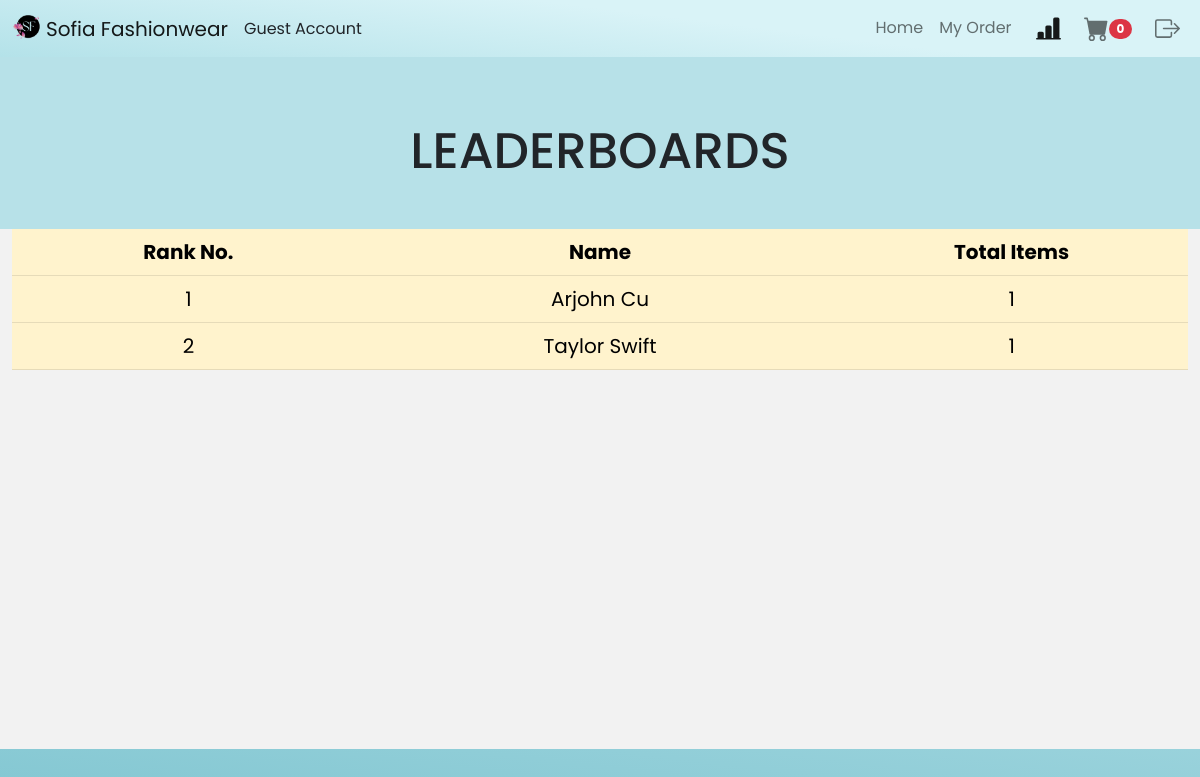
The page /leaderboard.php on the database its author committed.
### tables this page shows
CREATE TABLE `user_table` (
  `ID` int(11) NOT NULL,
  `name` varchar(70) NOT NULL,
  `address` varchar(150) NOT NULL,
  `phoneno` text NOT NULL,
  `email_add` varchar(100) NOT NULL,
  `username` varchar(150) NOT NULL,
  `password` varchar(150) NOT NULL
);

### leaderboard.php (the view, shortened to what this page needs)
<?php
	require('./config.php');
  $userquery = "";
  $query = "SELECT count(cart_id) as userCart FROM cart WHERE `user_id` = '$userquery'";
  $sql = mysqli_query($sqlcon,$query);
  $row = mysqli_fetch_array($sql, MYSQLI_ASSOC);
  $cartCount = 0;
  if($row > 0){
    $cartCount = $row['userCart'];
  }
  else{
    $cartCount = 0;
  }
?>
<!DOCTYPE html>
<html>
<head>
<link rel="stylesheet" type="text/css" href="order.css">
</head>
<body>
<nav class="navbar navbar-expand-lg  navbar-light bg-light">
<div class="container-fluid">
    <a class="navbar-brand" href="index.php">
    <img src="sofiaimages/sofia.png" alt="" style="height: 3vh;" class="d-inline-block align-text-top">
    Sofia Fashionwear</a>
    <?php
      if(isset($_COOKIE['username'])){
        echo 'Welcome, '.$_COOKIE['username'];
      }
      else if(isset($_SESSION['username'])){
        echo 'Welcome, '.$_SESSION['username'];
      }
      else{
        echo "Guest Account";
      }
    ?>
    <div class="collapse navbar-collapse" id="navbarNav">
    <ul class="navbar-nav ms-auto mb-2 mb-lg-0">
        <li class="nav-item">
        <a class="nav-link" href="order.php">Home</a>
        </li>
        <li class="nav-item">
        <a class="nav-link" aria-current="page" href="myorder.php">My Order</a>
        </li>
        <ul class="navbar-nav mb-2 mb-lg-0">
        <div class="input-group">
        <li class="nav-item" title = "Leaderboards of active users">
          <a
            class="nav-link mx-2 me-2 active"
            href="leaderboard.php"
            role="button"
            >
            <svg xmlns="http://www.w3.org/2000/svg" width="25" height="25" fill="currentColor" class="bi bi-bar-chart-line-fill" viewBox="0 0 16 16">
              <path d="M11 2a1 1 0 0 1 1-1h2a1 1 0 0 1 1 1v12h.5a.5.5 0 0 1 0 1H.5a.5.5 0 0 1 0-1H1v-3a1 1 0 0 1 1-1h2a1 1 0 0 1 1 1v3h1V7a1 1 0 0 1 1-1h2a1 1 0 0 1 1 1v7h1V2z"/>
            </svg>
          </a>
        </li>
          <li class="nav-item" title = "Cart">
          <a
            class="nav-link me-2"
            href="mycart.php"
            role="button"
            >
            <svg xmlns="http://www.w3.org/2000/svg" width="25" height="25" fill="currentColor" class="bi bi-cart-fill" viewBox="0 0 16 16">
              <path d="M0 1.5A.5.5 0 0 1 .5 1H2a.5.5 0 0 1 .485.379L2.89 3H14.5a.5.5 0 0 1 .491.592l-1.5 8A.5.5 0 0 1 13 12H4a.5.5 0 0 1-.491-.408L2.01 3.607 1.61 2H.5a.5.5 0 0 1-.5-.5zM5 12a2 2 0 1 0 0 4 2 2 0 0 0 0-4zm7 0a2 2 0 1 0 0 4 2 2 0 0 0 0-4zm-7 1a1 1 0 1 1 0 2 1 1 0 0 1 0-2zm7 0a1 1 0 1 1 0 2 1 1 0 0 1 0-2z"/>
              <span class="badge rounded-pill badge-notification bg-danger"><?php echo $cartCount ?></span>
            </svg>
          </a>
          </li>
          <li class="nav-item" title = "Logout">
          <a
            class="nav-link"
            href="logout.php"
            role="button"
            >
          </a>
          </li>
        </ul>
    </div>
    </div>
</nav>
<div class="container-fluid mt-5"><center>
    <div class="row">
        <div class="col-12">
            <h1 style="font-size: 50px" class="mt-3 mb-5">LEADERBOARDS</h1>
        </div>
        <div class="col-12 overflow-auto" style="height: 65vh; background-color: #f2f2f2;">
        <div class="col-12">
            <table class="table table-warning">
                <th style="width: 30vh;">Rank No.</th>
                <th style="width: 40vh;">Name</th>
                <th style="width: 30vh;">Total Items</th>
                <?php
                    $query = "SELECT user_table.`ID` AS 'ID', user_table.`name` AS 'name', SUM(order_data.`qty`) AS 'total' FROM user_table INNER JOIN order_data ON user_table.`ID` = order_data.`customer_id` WHERE order_data.`order_status` = 'DELIVERED' AND order_data.`qty` >= 1 GROUP BY user_table.`name` ORDER BY SUM(order_data.`qty`) DESC LIMIT 20;";
                    $sql = mysqli_query($sqlcon,$query);
                    $counter = 0;
                    while ($row = mysqli_fetch_array($sql, MYSQLI_ASSOC)) {
                    $name = $row['name']; $total = $row['total']; $id = $row['ID']; $counter++;
                ?>
                <tr <?php
                if($userquery == $id){
                echo "class='table-danger'";}?>>
                <td><?php echo $counter?></td>
                <td><?php echo $name?></td>
                <td><?php echo $total?></td>
                <?php
                    }
                ?>
            </table>
        </div>
                </div>
    </div>
    </center>
</div>
</body>
</html>

### order.css (style rules this page uses)
* { font-family: 'Poppins', sans-serif; }
body { justify-content: center; align-items: center; min-height: 100vh; background: rgb(131,199,210); background: linear-gradient(7deg, rgba(131,199,210,1) 0%, rgba(183,225,232,1) 49%); overflow-x: hidden; }
* { margin: 0px; padding: 0px; }
.navbar { background: rgb(180,226,233); background: linear-gradient(7deg, rgba(180,226,233,1) 0%, rgba(217,243,247,1) 60%); }

### config.php (style rules this page uses)
* { font-family: 'Poppins', sans-serif; }

### leaderboard.php (style rules this page uses)
th, td { font-size: 20px; }
table { text-align: center; overflow: scroll; height: 50px; }

### rows shown on the page
user_table: name "Arjohn Cu", total "1"
user_table: name "Taylor Swift", total "1"

### other values the page prints
$cartCount "0"
